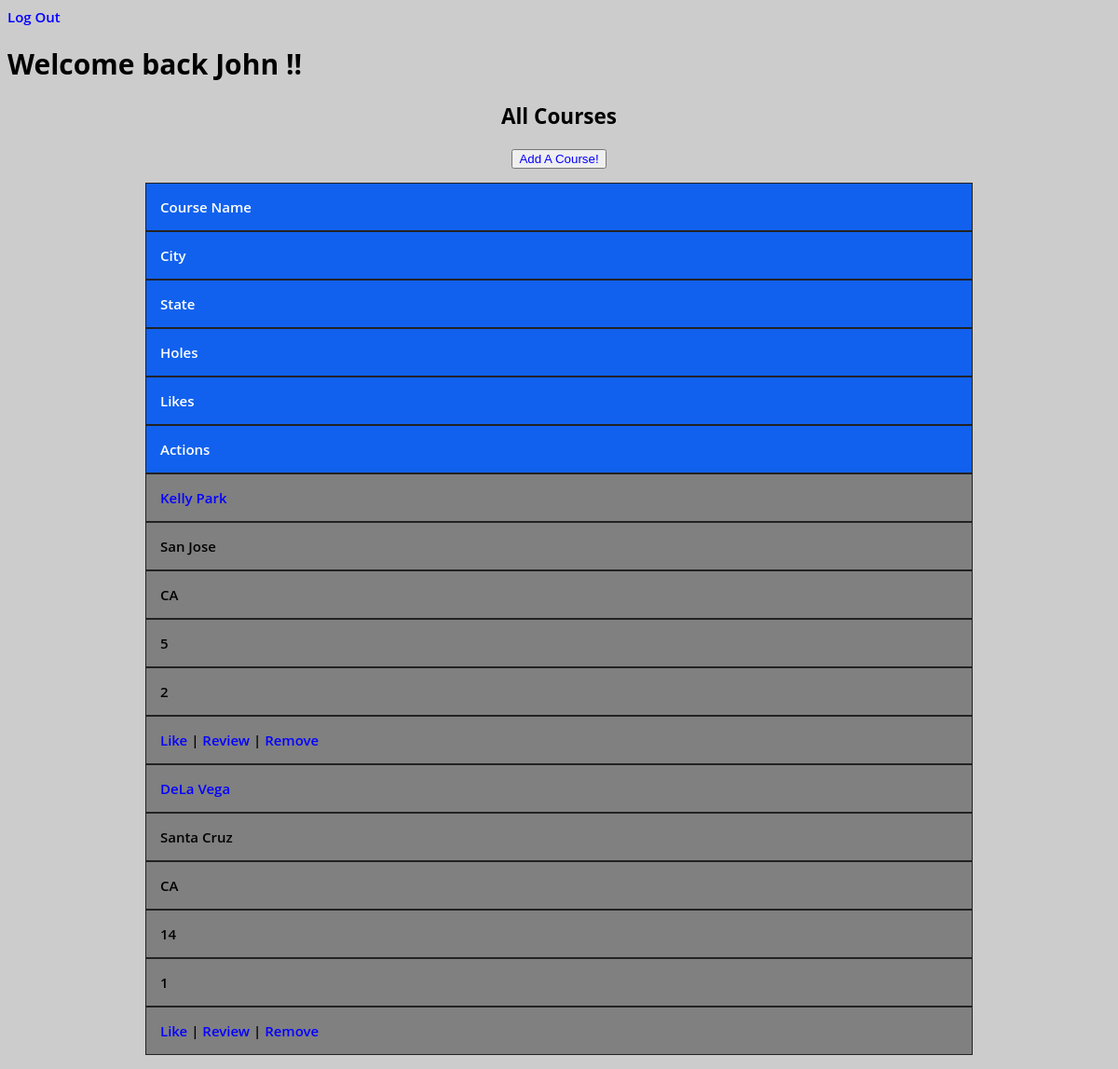
The app's page /dashboard (signed in) with its own data.
### main/models.py (models this page shows)
class User(models.Model):
    fname = models.CharField(max_length=656)
    lname = models.CharField(max_length=656)
    email = models.CharField(max_length=656)
    password = models.CharField(max_length=656)
    create_at = models.DateTimeField(auto_now_add=True)
    updated_at = models.DateTimeField(auto_now=True)
    objects = UserManager()

class Course(models.Model):
    name = models.CharField(max_length=255)
    city = models.CharField(max_length=255)
    state = models.CharField(max_length=255)
    number_of_holes = models.IntegerField()
    par = models.IntegerField()
    liked_by = models.ManyToManyField(User, related_name="liked_courses")
    create_at = models.DateTimeField(auto_now_add=True)
    updated_at = models.DateTimeField(auto_now=True)
    objects = CourseManager()

### main/views.py (the view)
# urls.py: path('dashboard', views.dashboard),
def dashboard(request):
    context = {
        'user': User.objects.get(id=request.session['user_id']),
        'courses': Course.objects.all()
    }
    return render(request,"dashboard.html", context)

### main/templates/dashboard.html (shortened to what this page needs)
<!DOCTYPE html>
<html lang="en">
<head>
    {% load static %}
    <link rel="stylesheet" type="text/css" href="{% static '/dashboard.css' %}">
</head>
<body class="background">
    <a href="/logout">Log Out</a>
    <h1>Welcome back {{user.fname}}!! </h1>
    <section>
        <header><h1>All Courses</h1>
        <div class="yes"> <button class="button"><a href="/create_course">Add A Course!</a></button></div>
        </header>
        <div class="container">
            <div class="row header">
            <div class="cell header">Course Name</div>
            <div class="cell header">City</div>
            <div class="cell header">State</div>
            <div class="cell header">Holes</div>
            <div class="cell header">Likes</div>
            <div class="cell header">Actions</div>
            </div>
            {% for course in courses %}
            <div class="row">
            <div class="cell" title="Name"><span><a href="course/{{course.id}}">{{course.name}}</a></span></div>
            <div class="cell" title="City"><span>{{course.city}}</span></div>
            <div class="cell" title="State"><span>{{course.state}}</span></div>
            <div class="cell" title="Holes"><span>{{course.number_of_holes}}</span></div>
            <div class="cell" title="Like"><span>{{course.liked_by.all|length}}</span></div>
            <div class="cell" title="Par"><span><a href="/like/{{course.id}}">Like</a></span> | <a href="review/{{course.id}}">Review</a> | <a href="delete_course/{{course.id}}">Remove</a></div>
            </div>
            {% endfor %}
    </section>
</body>
</html>

### main/static/dashboard.css (style rules this page uses)
body { font:600 15px 'Open Sans',sans-serif; }
body { background-color: #cccccc; background-size: cover; background-repeat: no-repeat; background-position: center center; }
.container { -webkit-box-sizing: border-box; -moz-box-sizing: border-box; box-sizing: border-box; }
a { color: rgb(4, 0, 255); word-wrap: break-word; text-decoration: none; }
header, footer { text-align: center; }
.container { width: 75%; margin: 1em auto; }
.cell { overflow: hidden; }
.container .row .cell.header { color: #FFF; background-color: #1161ee; }
.row { background: gray; }
.row .cell { padding: 1em; border: 1px solid #222; }

### records on screen
User: fname "John"
Course: name "Kelly Park", city "San Jose", state "CA", number_of_holes "5", liked_by.all|length "2"
Course: name "DeLa Vega", city "Santa Cruz", state "CA", number_of_holes "14", liked_by.all|length "1"
